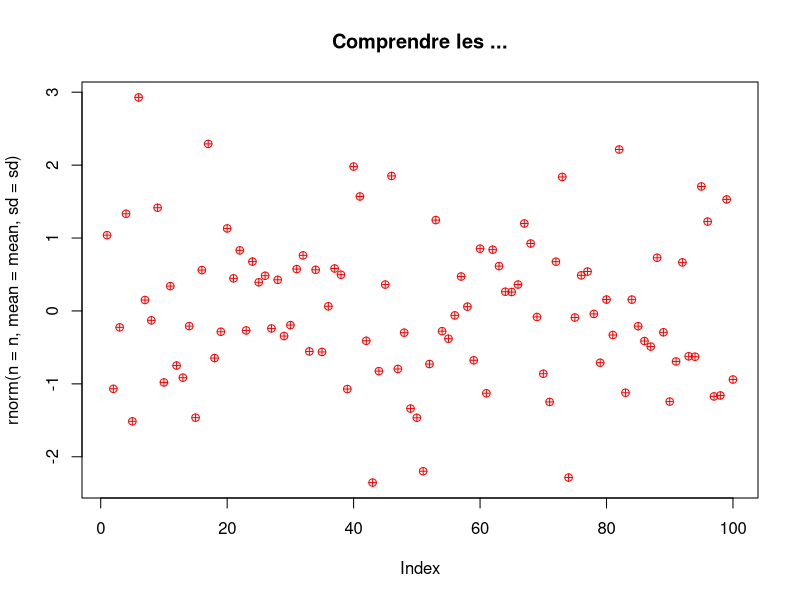

This figure's R source:
## ---- chunk 1
rnormPlot <- function(n, mean = 0, sd = 1, ...){
  plot(rnorm(n = n, mean = mean, sd = sd), ...)
}
rnormPlot(n = 100, main = "Comprendre les ...", col = "red", pch = 10)
## ---- chunk 2
test <- function(x, y = 2){
  x + y
}
test(2)             

somme <- test(x = 2, y = 2)
somme
## ---- chunk 3
test <- function(x, y = 2){
  if(y == 0){
    return(x)
  }
  x + y
}
test(2)             
## ---- chunk 4
test <- function(x, y = 2){
  list(x = x, y = y)
}
test(2)             
## ---- chunk 5
test <- function(x, y = 2){
  x + y
  invisible()
}
test(2)  # no print on console
res <- test(2)
res     # and NULL result
## ---- chunk 6
test <- function(x, y = 2){
  invisible(x + y)
}
test(2)  # no print on console
res <- test(2)
res      # but a result !
## ---- chunk 7
x <- 100
test <- function(x, y){
  x <- x + y
  x
}

# la fonction retourne bien 10
test(5, 5)

# et x vaut bien toujours 100
x
## ---- chunk 8
x <- 100
test <- function(x, y){
  x <<- x + y
  y <<- y
  x
}

# la fonction retourne ...  5 ?
test(5, 5)

# et x vaut maintenant 10, et y 5
x ; y
## ---- chunk 9
f <- function(x){
  x + 1
}

res1 <- sapply(1:10, f)

res2 <- sapply(1:10, function(x) x + 1)

res1
res2
## ---- chunk 10
test <- function(x){
  # pour une erreur plus compréhensible
  if(missing(x)){
    stop("x is missing. Please enter a valid argument")
  }
  if(!class(x) %in% c("numeric", "integer")){
    x <- as.numeric(as.character(x))
    warning("x is coerced to numeric")
  }
  message("compute x*2")
  x*2
}

try(test())

#> Error: x is missing. Please enter a valid argument

test("5")
## ---- chunk 11
#' le titre de ma fonction
#'
#' Une description succinte de ma fonction
#' sur plusieurs lignes si on veut
#'
#' @param nom : Character. Nom de la personne
#' @param prenom : Character. Prénom de la personne
#' 
#' @return : Character. Identification de la personne
#' 
#' @importFrom base paste0
#'
#' @examples
#' # les examples sont éxécutables dans RStudio avec Ctrl+Entrée
#' identify("Thieurmel", "Benoit")
identify <- function(nom, prenom){
  base::paste0("Nom :", nom, ", prénom : ", prenom)
}
